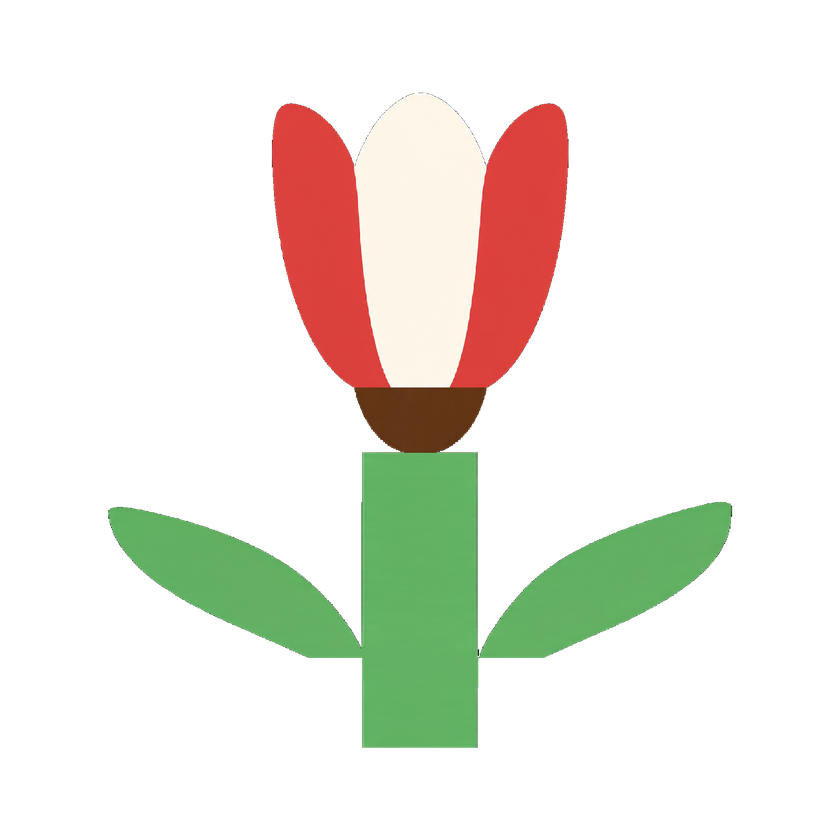
#> input picture games/beads/design/art/proposals/levels-20arcs-selection-20261117/A01-P03-tulip/a01p03-v1-s42-rgba.png, 840 x 840 px, shrunk from 2048 x 2048 before the run, found by its file name
$ python fix-a01p03-piecewise.py
#> lines starting #> are read from the running program, lines starting #| are printed output that depends on the picture; after the words box and inside, x2 and y2 are one past the last pixel; in counts of white or black regions, pixels touching at a corner belong together
#!/usr/bin/env python3
# -*- coding: utf-8 -*-
"""一次性：A01-P03 v1 分段仿射确定性修复（用户 2026-11-18 批准，0 次模型调用）。
v1 形态完美（三瓣杯/双缺口/棕底带/上挑双叶）但整体过窄：杯34.2%/叶span31.4%/茎3.32%/高87.3%。
实测边界：杯顶y135、杯/带界y800、带底y861、叶带y1040..1600（含叶基并茎合并区）、株底y1923、cx=1022。
分段仿射逆映射（NEAREST 色值搬运）：
  杯区  纵×1.3（顶锚定）横×1.23；棕带区 纵×3 横×1.23（保≥1格防色数3被拦）；
  下段  纵×0.81；叶带行 横×2.56（叶分支锚定茎缘 src34 保零缝）、茎列(|dx|<=8.3%) 横×5；非叶行仅茎列。
去噪 <1 格漂浮域；自适应统缩（最大轴>82%→78%，关于 bbox 中心并居中）。
产物覆盖 a01p03-v1-s42-rgba.png（原件留 -rgba-orig.png），metrics 落 -fix-metrics.json。
判据正本：../series-spec.md §2 G3/G7/G9 + G11；P02 分段修复同族（fix-a01p02-piecewise.py）。"""
import json
import os
from collections import deque

import numpy as np
from PIL import Image

REPO = os.path.dirname(os.path.dirname(os.path.abspath(__file__)))
BATCH = os.path.join(REPO, "games/beads/design/art/proposals/levels-20arcs-selection-20261117/A01-P03-tulip")
SRC = os.path.join(BATCH, "a01p03-v1-s42-rgba.png")
CELL_PX = 128 ** 2
TARGET = 0.78

a = np.asarray(Image.open(SRC).convert("RGBA")).copy()
#> a is the input picture: shape (840, 840, 4); mean R, G, B, A 34.5, 33, 23.9, 53.2
h, w = a.shape[:2]
Image.fromarray(a, "RGBA").save(SRC.replace(".png", "-orig.png"))
colors_before = set(map(tuple, a[a[:, :, 3] == 255][:, :3]))
#> colors_before = 4318 items

CX = 1022.0
Y_TOP, Y_CUP, Y_BAND = 135.0, 800.0, 861.0
LEAF_Y0, LEAF_Y1 = 1040.0, 1600.0  # 1600 = 叶基并茎合并区终点（1525 会切断连接致单连通 False）
KV_CUP, KV_BAND, KV_LOW = 1.3, 3.0, 0.81
KH_CUP, KH_LEAF, KH_STEM = 1.23, 2.56, 5.0
STEM_HALF = 0.083 * w
STEM_HALF_SRC = 34.0  # 原茎半宽实测；叶分支锚定茎缘保零缝连接
B1 = Y_TOP + (Y_CUP - Y_TOP) * KV_CUP          # 杯/带界（输出空间）
B2 = B1 + (Y_BAND - Y_CUP) * KV_BAND           # 带/下段界

yy, xx = np.mgrid[0:h, 0:w]
dx = xx - CX
sx = np.full((h, w), -1.0)
sy = np.full((h, w), -1.0)

cup = yy < B1
sx[cup] = CX + dx[cup] / KH_CUP
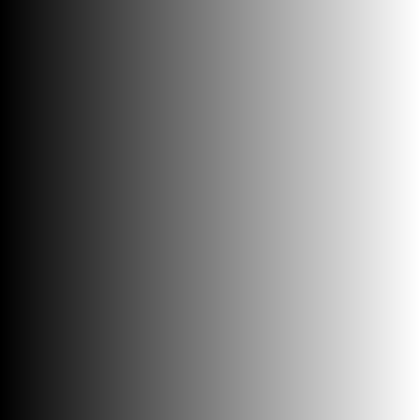
#> sx: shape (840, 840) float64 (shown at 1/2 size); min 191.1, max 873.2, mean 532.2; drawn with min black and max white
sy[cup] = Y_TOP + (yy[cup] - Y_TOP) / KV_CUP
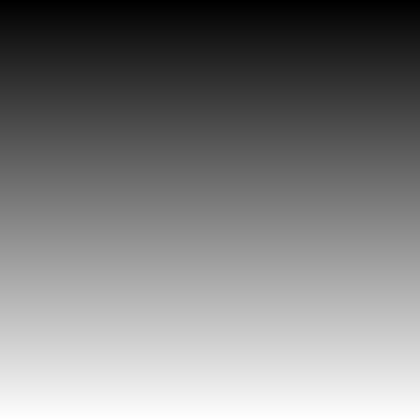
#> sy: shape (840, 840) float64 (shown at 1/2 size); min 31.15, max 676.5, mean 353.8; drawn with min black and max white
band = (yy >= B1) & (yy < B2)
sx[band] = CX + dx[band] / KH_CUP
sy[band] = Y_CUP + (yy[band] - B1) / KV_BAND
low = yy >= B2
src_y = Y_BAND + (yy - B2) / KV_LOW
stem_col = np.abs(dx) <= STEM_HALF
leaf_row = (src_y >= LEAF_Y0) & (src_y <= LEAF_Y1)
m = low & leaf_row & ~stem_col
adx = np.abs(dx[m])
sx[m] = CX + np.sign(dx[m]) * (STEM_HALF_SRC + (adx - STEM_HALF) / KH_LEAF)
sy[m] = src_y[m]
m = low & leaf_row & stem_col
sx[m] = CX + dx[m] / KH_STEM
sy[m] = src_y[m]
m = low & ~leaf_row & stem_col
sx[m] = CX + dx[m] / KH_STEM
sy[m] = src_y[m]

ok = (sx >= 0) & (sy >= 0)
sxi = np.round(np.where(ok, sx, 0)).astype(int)
#> ok: shape (840, 840) bool; every value is 1
syi = np.round(np.where(ok, sy, 0)).astype(int)
ok &= (sxi < w) & (syi < h)
out = np.zeros((h, w, 4), dtype=np.uint8)
out[ok] = a[syi[ok], sxi[ok]]
out[:, :, :3][out[:, :, 3] == 0] = 0
#> out: shape (840, 840, 4); mean R, G, B, A 52.1, 47.2, 35.2, 77.4
a = out
fg = a[:, :, 3] == 255
#> fg: shape (840, 840) bool; 29.3% white; 166 white regions (160 under 20 px), largest, box (x1, y1, x2, y2) and area: (0, 80, 462, 840) 177386, (355, 613, 665, 813) 28334, (350, 551, 352, 803) 504, (99, 135, 102, 189) 56, (462, 141, 463, 178) 37, (352, 817, 353, 840) 23

# 去噪：<1 格漂浮连通域置透明
seen = np.zeros((h, w), bool)
removed = []
for sy0 in range(h):
    for sx0 in np.where(fg[sy0] & ~seen[sy0])[0]:
        if seen[sy0, sx0]:
            continue
        q = deque([(sy0, sx0)])
        seen[sy0, sx0] = True
        pix = []
        while q:
            y, x = q.popleft()
            pix.append((y, x))
            for ny, nx in ((y + 1, x), (y - 1, x), (y, x + 1), (y, x - 1)):
                if 0 <= ny < h and 0 <= nx < w and fg[ny, nx] and not seen[ny, nx]:
                    seen[ny, nx] = True
                    q.append((ny, nx))
        if len(pix) < CELL_PX:
            for y, x in pix:
                a[y, x] = (0, 0, 0, 0)
            removed.append(len(pix))
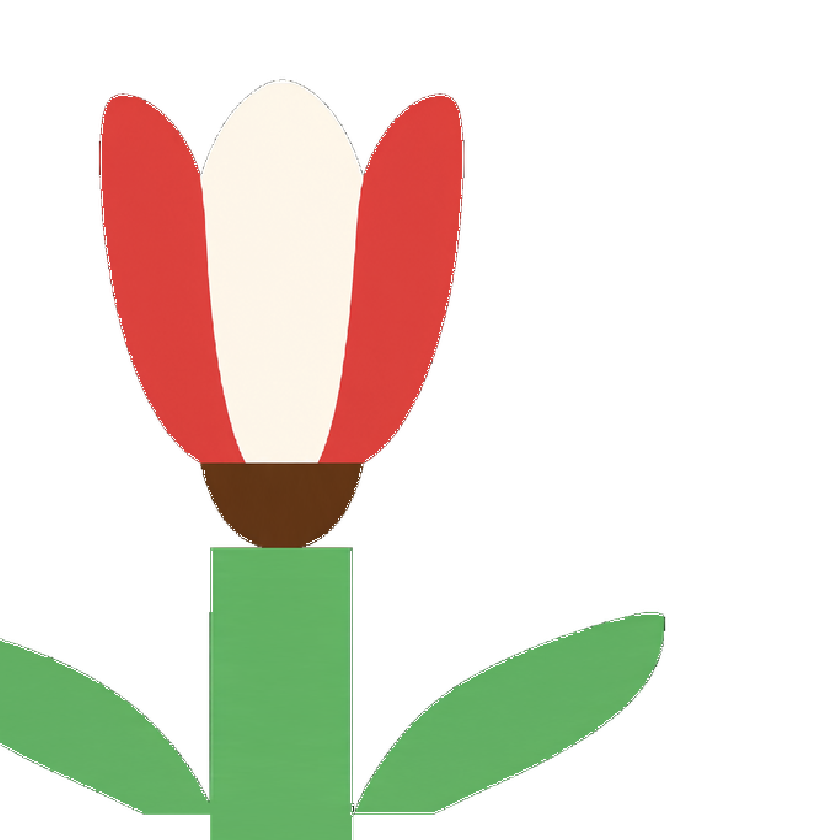
#> a: shape (840, 840, 4); mean R, G, B, A 51.6, 46.7, 34.8, 76.4; transparent parts drawn white
fg = a[:, :, 3] == 255
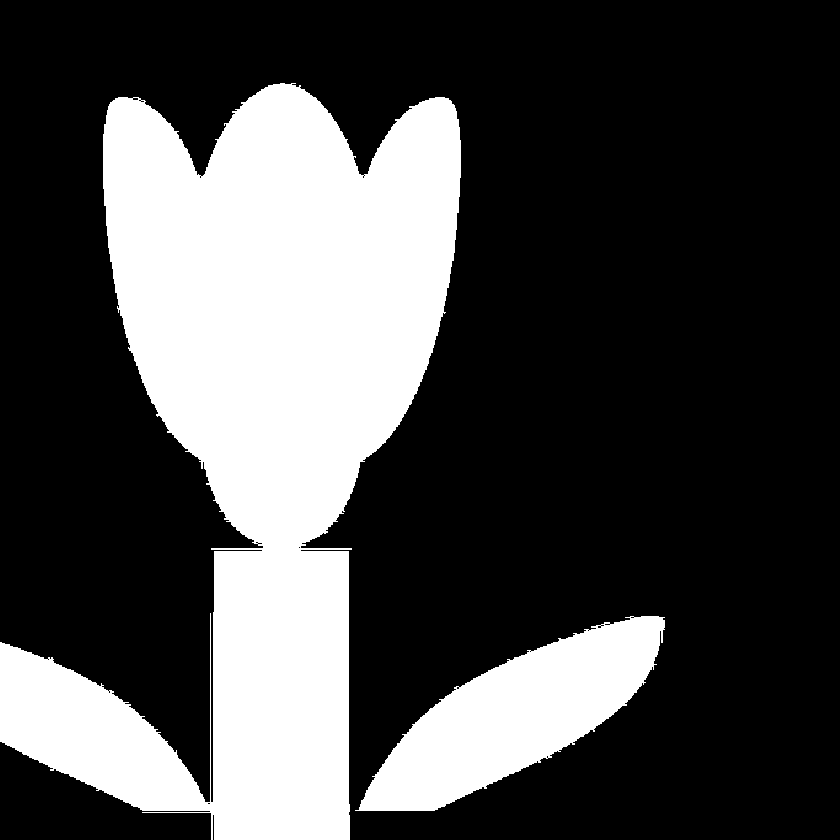
#> fg: shape (840, 840) bool; 28.9% white; 2 white regions, box (x1, y1, x2, y2) and area: (0, 83, 461, 840) 176306, (355, 616, 665, 811) 27733

# 自适应统缩 + 居中
ys, xs = np.where(fg)
bcx, bcy = (xs.min() + xs.max()) / 2, (ys.min() + ys.max()) / 2
#> bcx = 332; bcy = 461
bw, bh = (xs.max() - xs.min() + 1) / w, (ys.max() - ys.min() + 1) / h
#> bw = 0.792; bh = 0.901
scale = 1.0
if max(bw, bh) > 0.82:
    scale = TARGET / max(bw, bh)
#> scale = 0.866
    sxf = np.round(bcx + (xx - w / 2) / scale).astype(int)
    syf = np.round(bcy + (yy - h / 2) / scale).astype(int)
    ok2 = (sxf >= 0) & (sxf < w) & (syf >= 0) & (syf < h)
#> ok2: shape (840, 840) bool; 72.8% white; 1 black region, box (x1, y1, x2, y2) and area: (0, 0, 840, 840) 191611
    out2 = np.zeros((h, w, 4), dtype=np.uint8)
    out2[ok2] = a[syf[ok2], sxf[ok2]]
    out2[:, :, :3][out2[:, :, 3] == 0] = 0
    a = out2
    fg = a[:, :, 3] == 255
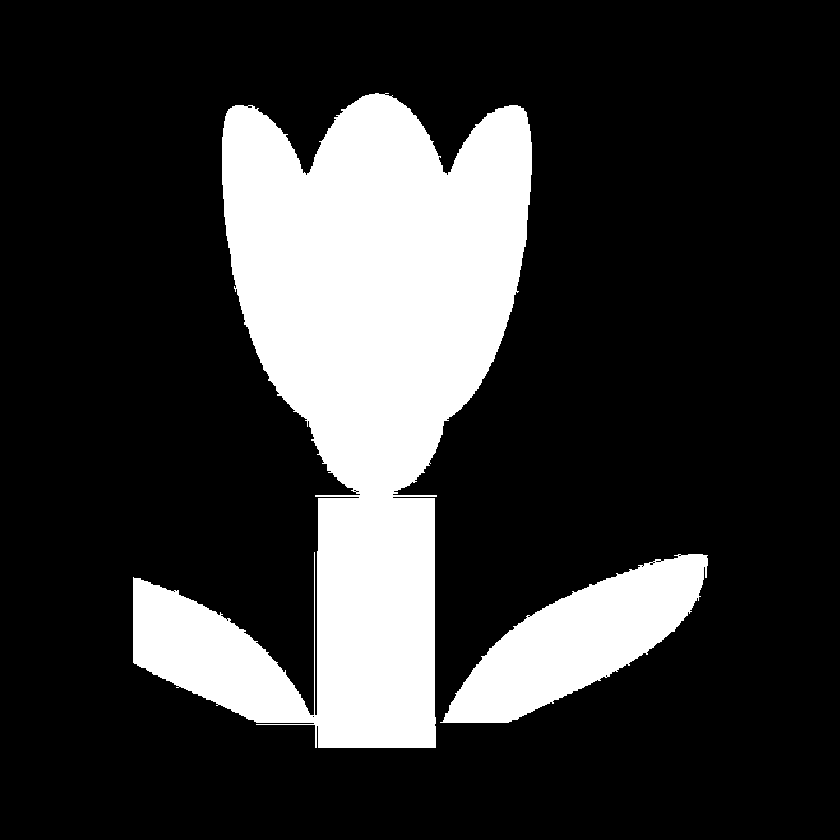
#> fg: shape (840, 840) bool; 21.7% white; 2 white regions, box (x1, y1, x2, y2) and area: (133, 93, 532, 748) 132162, (440, 554, 708, 723) 20792

colors_after = set(map(tuple, a[fg][:, :3]))
#> colors_after = 2574 items
assert colors_after <= colors_before, f"出现新色值: {colors_after - colors_before}"

Image.fromarray(a, "RGBA").save(SRC)
ys, xs = np.where(fg)
info = {
    "kv": [KV_CUP, KV_BAND, KV_LOW],
    "kh": [KH_CUP, KH_LEAF, KH_STEM],
    "noise_components_removed": removed,
    "scale": round(scale, 4),
    "bbox_pct": [round((xs.max() - xs.min() + 1) / w * 100, 2), round((ys.max() - ys.min() + 1) / h * 100, 2)],
    "margins_pct": [round(xs.min() / w * 100, 2), round(ys.min() / h * 100, 2),
                    round((w - 1 - xs.max()) / w * 100, 2), round((h - 1 - ys.max()) / h * 100, 2)],
    "fg_px": int(fg.sum()),
    "colors_kept": len(colors_after),
}
json.dump(info, open(os.path.join(BATCH, "a01p03-v1-fix-metrics.json"), "w"), ensure_ascii=False, indent=2)
print(json.dumps(info, ensure_ascii=False, indent=2))
#> (printed output is left out)
